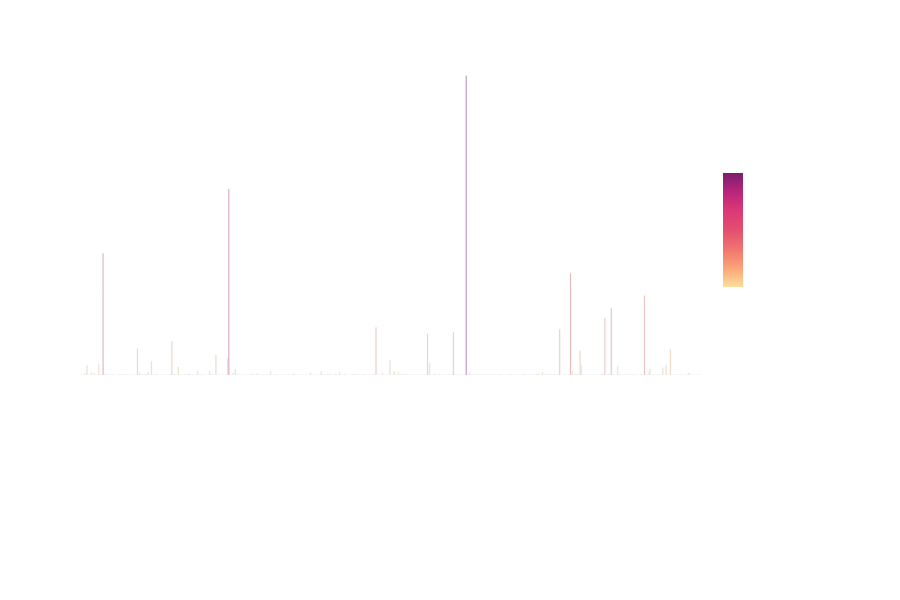

Source (notebook cell):
### Code cell
# Group the data by publisher and calculate the total sales by region
publisher_sales = df.groupby(["Publisher"])[["NA_Sales", "EU_Sales", "JP_Sales", "Other_Sales"]].sum()
publisher_sales["Total Sales"] = publisher_sales.sum(axis=1)

# Create the bar chart using Plotly
fig = px.bar(publisher_sales.reset_index(), x='Publisher', y='Total Sales', color='Total Sales', 
             height=600, color_continuous_scale='Sunsetdark')

# Add custom text labels to the bars
fig.update_traces(texttemplate='%{y:.2s}M', textposition='outside')

# Add a title and axis labels
fig.update_layout(title={'text': "Total Sales by Video Game Publisher", 'y':0.95, 'x':0.5, 'xanchor': 'center', 'yanchor': 'top'},
                  xaxis_title="Publisher", yaxis_title="Total Sales (in millions)")

# Customize the colorbar and legend
fig.update_layout(coloraxis_colorbar=dict(title="Total Sales (in millions)", thickness=20, len=0.5),
                  legend=dict(title="Total Sales (in millions)", yanchor="top", y=0.95, xanchor="left", x=0.01))

# Add background color and font styles
fig.update_layout(
    plot_bgcolor='rgba(0,0,0,0)',
    paper_bgcolor='rgba(0,0,0,0)',
    font_family="Open Sans",
    font_color="white"
)

# Show the chart
fig.show()

### Figure 1 — Plotly figure (JSON) as saved in the notebook; plotly's stock layout.template omitted (floating-point values rounded to 4 significant figures; data arrays with more than 128 entries replaced by an {"elided": "..."} marker saying what was removed)
{"data": [{"alignmentgroup": "True", "hovertemplate": "Publisher=%{x}<br>Total Sales=%{marker.color}<extra></extra>", "legendgroup": "", "marker": {"color": {"elided": "578 float values"}, "coloraxis": "coloraxis", "pattern": {"shape": ""}}, "name": "", "offsetgroup": "", "orientation": "v", "showlegend": false, "textposition": "outside", "texttemplate": "%{y:.2s}M", "type": "bar", "x": {"elided": "578 str values"}, "xaxis": "x", "y": {"elided": "578 float values"}, "yaxis": "y"}], "layout": {"barmode": "relative", "coloraxis": {"colorbar": {"len": 0.5, "thickness": 20, "title": {"text": "Total Sales (in millions)"}}, "colorscale": [[0, "rgb(252, 222, 156)"], [0.1667, "rgb(250, 164, 118)"], [0.3333, "rgb(240, 116, 110)"], [0.5, "rgb(227, 79, 111)"], [0.6667, "rgb(220, 57, 119)"], [0.8333, "rgb(185, 37, 122)"], [1, "rgb(124, 29, 111)"]]}, "font": {"color": "white", "family": "Open Sans"}, "height": 600, "legend": {"title": {"text": "Total Sales (in millions)"}, "tracegroupgap": 0, "x": 0.01, "xanchor": "left", "y": 0.95, "yanchor": "top"}, "margin": {"t": 60}, "paper_bgcolor": "rgba(0,0,0,0)", "plot_bgcolor": "rgba(0,0,0,0)", "title": {"text": "Total Sales by Video Game Publisher", "x": 0.5, "xanchor": "center", "y": 0.95, "yanchor": "top"}, "xaxis": {"anchor": "y", "domain": [0, 1], "title": {"text": "Publisher"}}, "yaxis": {"anchor": "x", "domain": [0, 1], "title": {"text": "Total Sales (in millions)"}}}}
